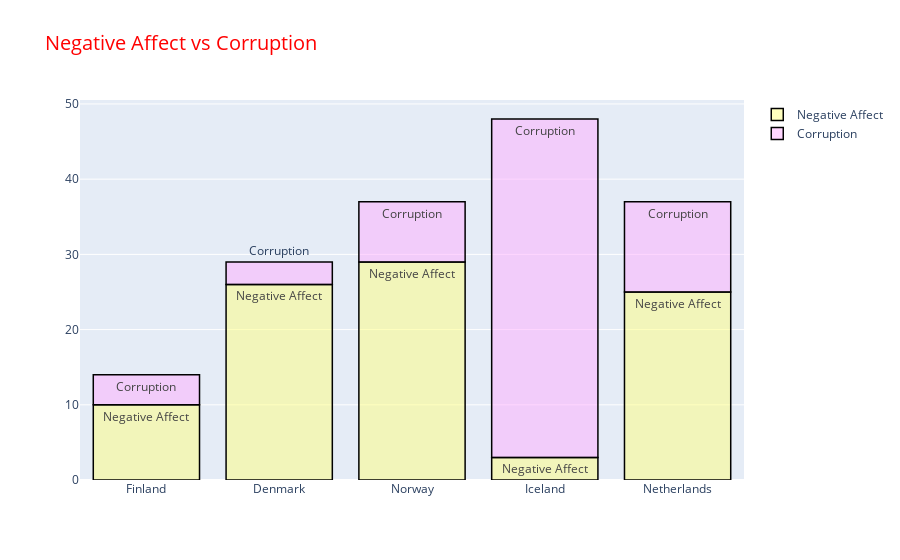

The notebook cell this image was saved under:
### Code cell
first_5 = df.iloc[:5]
# Negative affect and Corruption
trace1 = {
    'x' : first_5.Country,
    'y' : first_5["Negative affect"],
    'name' : "Negative Affect",
    'marker' : dict(color = 'rgba(255, 255, 128, 0.5)', line = dict(color = "rgb(0, 0, 0)", width = 1.5)),
    'text' : "Negative Affect",
    'type' : 'bar'
}
trace2 = {
    'x' : first_5.Country,
    'y' : first_5.Corruption,
    'name' : "Corruption",
    'marker' : dict(color = "rgba(255, 174, 255, 0.5)", line = dict(color = "rgb(0, 0, 0)", width = 1.5)),
    'text' : "Corruption",
    'type' : 'bar'
}
data = [trace1, trace2]

layout = {
    'title' : go.layout.Title(
    text = "Negative Affect vs Corruption",
    font = dict(color = "red", size = 20)
    ),
    'barmode' : 'relative'
}

fig = go.Figure(data = data, layout = layout)
iplot(fig)

### Figure 1 — Plotly figure (JSON) as saved in the notebook; plotly's stock layout.template omitted (floating-point values rounded to 4 significant figures)
{"data": [{"marker": {"color": "rgba(255, 255, 128, 0.5)", "line": {"color": "rgb(0, 0, 0)", "width": 1.5}}, "name": "Negative Affect", "text": "Negative Affect", "type": "bar", "x": ["Finland", "Denmark", "Norway", "Iceland", "Netherlands"], "y": [10, 26, 29, 3, 25]}, {"marker": {"color": "rgba(255, 174, 255, 0.5)", "line": {"color": "rgb(0, 0, 0)", "width": 1.5}}, "name": "Corruption", "text": "Corruption", "type": "bar", "x": ["Finland", "Denmark", "Norway", "Iceland", "Netherlands"], "y": [4, 3, 8, 45, 12]}], "layout": {"barmode": "relative", "title": {"font": {"color": "red", "size": 20}, "text": "Negative Affect vs Corruption"}}}
